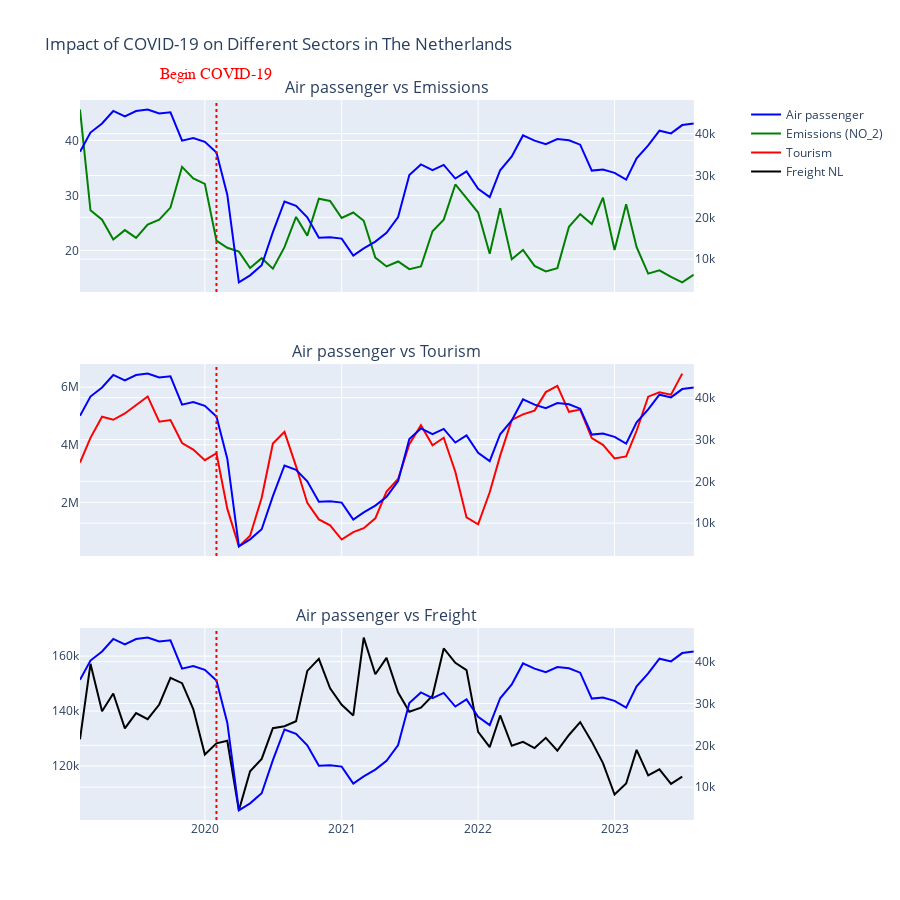

Notebook code cell kept with this figure:
### Code cell
fig = make_subplots(rows=3, cols=1,
                    shared_xaxes=True,
                    subplot_titles=('Air passenger vs Emissions', 'Air passenger vs Tourism', 'Air passenger vs Freight'),
                    vertical_spacing=0.1,
                    specs=[[{'secondary_y': True}],
                           [{'secondary_y': True}],
                           [{'secondary_y': True}]])

# For Traffic vs Emissions
fig.add_trace(go.Scatter(
    x=traffic_NL['TIME_PERIOD'],
    y=traffic_NL['OBS_VALUE'],
    name='Air passenger',
    line=dict(color='blue'),
), row=1, col=1, secondary_y=True)

fig.add_trace(go.Scatter(
    x=emissions_NL['TIME_PERIOD'],
    y=emissions_NL['OBS_VALUE'],
    name="Emissions (NO_2)",
    line=dict(color='green'),
), row=1, col=1, secondary_y=False)

# For Traffic vs Tourism
fig.add_trace(go.Scatter(
    x=traffic_NL['TIME_PERIOD'],
    y=traffic_NL['OBS_VALUE'],
    showlegend=False,  
    line=dict(color='blue'),
), row=2, col=1, secondary_y=True)

fig.add_trace(go.Scatter(
    x=tourism_NL['TIME_PERIOD'],
    y=tourism_NL['OBS_VALUE'],
    name='Tourism',
    line=dict(color='red'),
), row=2, col=1, secondary_y=False)

# For Traffic vs Freight
fig.add_trace(go.Scatter(
    x=traffic_NL['TIME_PERIOD'],
    y=traffic_NL['OBS_VALUE'],
    showlegend=False, 
    line=dict(color='blue'),
), row=3, col=1, secondary_y=True)

fig.add_trace(go.Scatter(
    x=supply_NL['TIME_PERIOD'],
    y=supply_NL['OBS_VALUE'],
    name='Freight NL',
    line=dict(color='black'),
), row=3, col=1, secondary_y=False)

fig.update_layout(
    title_text='Impact of COVID-19 on Different Sectors in The Netherlands',
    height=900 
)

fig.add_vline(x='2020-02', line_width=2, line_color='red', line_dash='dot')
fig.add_annotation(
    dict(
        x='2020-02-01',
        y=1.05,  
        xref='x',
        yref='paper',
        text='Begin COVID-19',  
        showarrow=False,
        font=dict(
            family='Courier New, monospace',
            size=16,
            color='red'
        ),
        ax=0,  
        ay=0
    )
)

fig.show()

### Figure 1 — Plotly figure (JSON) as saved in the notebook; plotly's stock layout.template omitted (floating-point values rounded to 4 significant figures)
{"data": [{"line": {"color": "blue"}, "name": "Air passenger", "type": "scatter", "x": ["2019-02", "2019-03", "2019-04", "2019-05", "2019-06", "2019-07", "2019-08", "2019-09", "2019-10", "2019-11", "2019-12", "2020-01", "2020-02", "2020-03", "2020-04", "2020-05", "2020-06", "2020-07", "2020-08", "2020-09", "2020-10", "2020-11", "2020-12", "2021-01", "2021-02", "2021-03", "2021-04", "2021-05", "2021-06", "2021-07", "2021-08", "2021-09", "2021-10", "2021-11", "2021-12", "2022-01", "2022-02", "2022-03", "2022-04", "2022-05", "2022-06", "2022-07", "2022-08", "2022-09", "2022-10", "2022-11", "2022-12", "2023-01", "2023-02", "2023-03", "2023-04", "2023-05", "2023-06", "2023-07", "2023-08"], "xaxis": "x", "y": [35666, 40270, 42433, 45432, 44148, 45425, 45756, 44824, 45121, 38339, 38954, 38039, 35484, 25425, 4440, 6122, 8551, 16473, 23792, 22725, 20002, 15102, 15207, 14909, 10860, 12588, 14184, 16295, 20047, 30097, 32653, 31285, 32534, 29268, 30964, 26817, 24824, 31257, 34545, 39586, 38348, 37486, 38711, 38409, 37365, 31169, 31446, 30635, 29018, 34110, 37217, 40718, 40065, 42054, 42441], "yaxis": "y2"}, {"line": {"color": "green"}, "name": "Emissions (NO_2)", "type": "scatter", "x": ["2019-02", "2019-03", "2019-04", "2019-05", "2019-06", "2019-07", "2019-08", "2019-09", "2019-10", "2019-11", "2019-12", "2020-01", "2020-02", "2020-03", "2020-04", "2020-05", "2020-06", "2020-07", "2020-08", "2020-09", "2020-10", "2020-11", "2020-12", "2021-01", "2021-02", "2021-03", "2021-04", "2021-05", "2021-06", "2021-07", "2021-08", "2021-09", "2021-10", "2021-11", "2021-12", "2022-01", "2022-02", "2022-03", "2022-04", "2022-05", "2022-06", "2022-07", "2022-08", "2022-09", "2022-10", "2022-11", "2022-12", "2023-01", "2023-02", "2023-03", "2023-04", "2023-05", "2023-06", "2023-07", "2023-08"], "xaxis": "x", "y": [45.6, 27.3, 25.6, 22, 23.7, 22.3, 24.7, 25.6, 27.8, 35.2, 33.1, 32.1, 21.8, 20.5, 19.8, 16.8, 18.6, 16.7, 20.6, 26.1, 22.7, 29.4, 29, 25.9, 26.9, 25.4, 18.7, 17.1, 18, 16.6, 17.1, 23.5, 25.6, 32, 29.5, 26.9, 19.4, 27.7, 18.4, 20.1, 17.2, 16.2, 16.8, 24.3, 26.6, 24.8, 29.6, 20.1, 28.4, 20.6, 15.8, 16.4, 15.2, 14.2, 15.6], "yaxis": "y"}, {"line": {"color": "blue"}, "showlegend": false, "type": "scatter", "x": ["2019-02", "2019-03", "2019-04", "2019-05", "2019-06", "2019-07", "2019-08", "2019-09", "2019-10", "2019-11", "2019-12", "2020-01", "2020-02", "2020-03", "2020-04", "2020-05", "2020-06", "2020-07", "2020-08", "2020-09", "2020-10", "2020-11", "2020-12", "2021-01", "2021-02", "2021-03", "2021-04", "2021-05", "2021-06", "2021-07", "2021-08", "2021-09", "2021-10", "2021-11", "2021-12", "2022-01", "2022-02", "2022-03", "2022-04", "2022-05", "2022-06", "2022-07", "2022-08", "2022-09", "2022-10", "2022-11", "2022-12", "2023-01", "2023-02", "2023-03", "2023-04", "2023-05", "2023-06", "2023-07", "2023-08"], "xaxis": "x2", "y": [35666, 40270, 42433, 45432, 44148, 45425, 45756, 44824, 45121, 38339, 38954, 38039, 35484, 25425, 4440, 6122, 8551, 16473, 23792, 22725, 20002, 15102, 15207, 14909, 10860, 12588, 14184, 16295, 20047, 30097, 32653, 31285, 32534, 29268, 30964, 26817, 24824, 31257, 34545, 39586, 38348, 37486, 38711, 38409, 37365, 31169, 31446, 30635, 29018, 34110, 37217, 40718, 40065, 42054, 42441], "yaxis": "y4"}, {"line": {"color": "red"}, "name": "Tourism", "type": "scatter", "x": ["2019-02", "2019-03", "2019-04", "2019-05", "2019-06", "2019-07", "2019-08", "2019-09", "2019-10", "2019-11", "2019-12", "2020-01", "2020-02", "2020-03", "2020-04", "2020-05", "2020-06", "2020-07", "2020-08", "2020-09", "2020-10", "2020-11", "2020-12", "2021-01", "2021-02", "2021-03", "2021-04", "2021-05", "2021-06", "2021-07", "2021-08", "2021-09", "2021-10", "2021-11", "2021-12", "2022-01", "2022-02", "2022-03", "2022-04", "2022-05", "2022-06", "2022-07", "2022-08", "2022-09", "2022-10", "2022-11", "2022-12", "2023-01", "2023-02", "2023-03", "2023-04", "2023-05", "2023-06", "2023-07"], "xaxis": "x2", "y": [3381360, 4240433, 4974226, 4868183, 5085419, 5370582, 5677804, 4798415, 4856647, 4059528, 3832354, 3464477, 3704776, 1780363, 469789, 839677, 2162365, 4040068, 4446947, 3250893, 1979612, 1406169, 1200725, 708101, 963824, 1101584, 1444965, 2372221, 2808761, 4020687, 4676182, 3984301, 4243838, 3065556, 1474997, 1237818, 2349187, 3622924, 4864129, 5057244, 5184986, 5827962, 6046326, 5143744, 5221008, 4229115, 3999573, 3526552, 3593305, 4485964, 5669386, 5822520, 5737410, 6471234], "yaxis": "y3"}, {"line": {"color": "blue"}, "showlegend": false, "type": "scatter", "x": ["2019-02", "2019-03", "2019-04", "2019-05", "2019-06", "2019-07", "2019-08", "2019-09", "2019-10", "2019-11", "2019-12", "2020-01", "2020-02", "2020-03", "2020-04", "2020-05", "2020-06", "2020-07", "2020-08", "2020-09", "2020-10", "2020-11", "2020-12", "2021-01", "2021-02", "2021-03", "2021-04", "2021-05", "2021-06", "2021-07", "2021-08", "2021-09", "2021-10", "2021-11", "2021-12", "2022-01", "2022-02", "2022-03", "2022-04", "2022-05", "2022-06", "2022-07", "2022-08", "2022-09", "2022-10", "2022-11", "2022-12", "2023-01", "2023-02", "2023-03", "2023-04", "2023-05", "2023-06", "2023-07", "2023-08"], "xaxis": "x3", "y": [35666, 40270, 42433, 45432, 44148, 45425, 45756, 44824, 45121, 38339, 38954, 38039, 35484, 25425, 4440, 6122, 8551, 16473, 23792, 22725, 20002, 15102, 15207, 14909, 10860, 12588, 14184, 16295, 20047, 30097, 32653, 31285, 32534, 29268, 30964, 26817, 24824, 31257, 34545, 39586, 38348, 37486, 38711, 38409, 37365, 31169, 31446, 30635, 29018, 34110, 37217, 40718, 40065, 42054, 42441], "yaxis": "y6"}, {"line": {"color": "black"}, "name": "Freight NL", "type": "scatter", "x": ["2019-02", "2019-03", "2019-04", "2019-05", "2019-06", "2019-07", "2019-08", "2019-09", "2019-10", "2019-11", "2019-12", "2020-01", "2020-02", "2020-03", "2020-04", "2020-05", "2020-06", "2020-07", "2020-08", "2020-09", "2020-10", "2020-11", "2020-12", "2021-01", "2021-02", "2021-03", "2021-04", "2021-05", "2021-06", "2021-07", "2021-08", "2021-09", "2021-10", "2021-11", "2021-12", "2022-01", "2022-02", "2022-03", "2022-04", "2022-05", "2022-06", "2022-07", "2022-08", "2022-09", "2022-10", "2022-11", "2022-12", "2023-01", "2023-02", "2023-03", "2023-04", "2023-05", "2023-06", "2023-07"], "xaxis": "x3", "y": [129700.0, 157200.0, 139900.0, 146400.0, 133700.0, 139300.0, 137000.0, 142400.0, 152100.0, 150200.0, 140700.0, 124200.0, 128200.0, 129200.0, 103800.0, 118100.0, 122500.0, 133767, 134500.0, 136300.0, 154600.0, 159000.0, 148300.0, 142300.0, 138400.0, 166800.0, 153400.0, 159400.0, 146700.0, 139767, 141200.0, 145600.0, 162800.0, 157600.0, 154900.0, 132400.0, 126800.0, 138400.0, 127300.0, 128800.0, 126500.0, 130200.0, 125600.0, 131300.0, 136000.0, 128900.0, 121047, 109600.0, 113600.0, 125900.0, 116600.0, 118800.0, 113400.0, 116100.0], "yaxis": "y5"}], "layout": {"annotations": [{"font": {"size": 16}, "showarrow": false, "text": "Air passenger vs Emissions", "x": 0.47, "xanchor": "center", "xref": "paper", "y": 1, "yanchor": "bottom", "yref": "paper"}, {"font": {"size": 16}, "showarrow": false, "text": "Air passenger vs Tourism", "x": 0.47, "xanchor": "center", "xref": "paper", "y": 0.6333, "yanchor": "bottom", "yref": "paper"}, {"font": {"size": 16}, "showarrow": false, "text": "Air passenger vs Freight", "x": 0.47, "xanchor": "center", "xref": "paper", "y": 0.2667, "yanchor": "bottom", "yref": "paper"}, {"ax": 0, "ay": 0, "font": {"color": "red", "family": "Courier New, monospace", "size": 16}, "showarrow": false, "text": "Begin COVID-19", "x": "2020-02-01", "xref": "x", "y": 1.05, "yref": "paper"}], "height": 900, "shapes": [{"line": {"color": "red", "dash": "dot", "width": 2}, "type": "line", "x0": "2020-02", "x1": "2020-02", "xref": "x", "y0": 0, "y1": 1, "yref": "y domain"}, {"line": {"color": "red", "dash": "dot", "width": 2}, "type": "line", "x0": "2020-02", "x1": "2020-02", "xref": "x2", "y0": 0, "y1": 1, "yref": "y3 domain"}, {"line": {"color": "red", "dash": "dot", "width": 2}, "type": "line", "x0": "2020-02", "x1": "2020-02", "xref": "x3", "y0": 0, "y1": 1, "yref": "y5 domain"}], "title": {"text": "Impact of COVID-19 on Different Sectors in The Netherlands"}, "xaxis": {"anchor": "y", "domain": [0, 0.94], "matches": "x3", "showticklabels": false}, "xaxis2": {"anchor": "y3", "domain": [0, 0.94], "matches": "x3", "showticklabels": false}, "xaxis3": {"anchor": "y5", "domain": [0, 0.94]}, "yaxis": {"anchor": "x", "domain": [0.7333, 1]}, "yaxis2": {"anchor": "x", "overlaying": "y", "side": "right"}, "yaxis3": {"anchor": "x2", "domain": [0.3667, 0.6333]}, "yaxis4": {"anchor": "x2", "overlaying": "y3", "side": "right"}, "yaxis5": {"anchor": "x3", "domain": [0, 0.2667]}, "yaxis6": {"anchor": "x3", "overlaying": "y5", "side": "right"}}}
